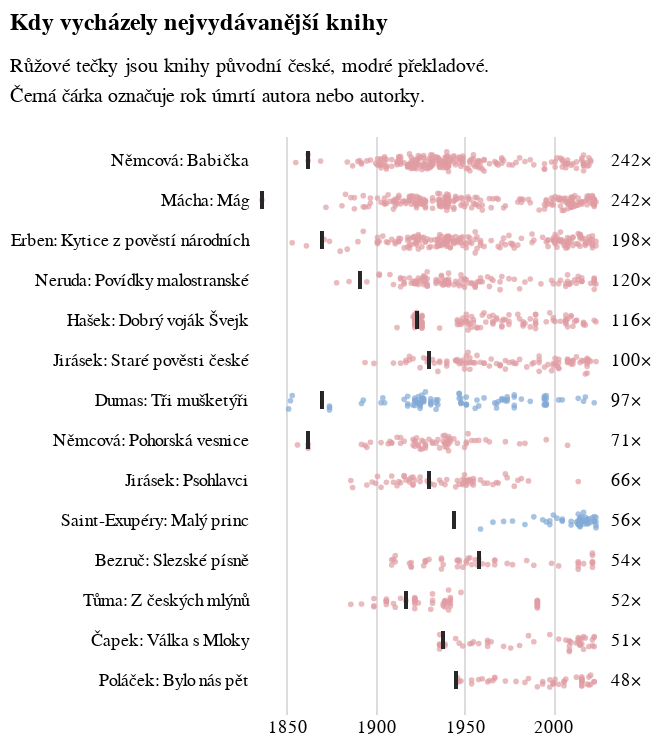

The notebook cell saved with this chart:
### Code cell
base = alt.Chart(
    alt_friendly(top_vyber),
    title=alt.Title(
        ['Kdy vycházely nejvydávanější knihy'],
        subtitle = ['Růžové tečky jsou knihy původní české, modré překladové.','Černá čárka označuje rok úmrtí autora nebo autorky.']
    )
)

kdy_umreli = alt.Chart(alt_friendly(top_vyber)).mark_tick(
    color='#292829',  # optional: you can specify color
    thickness=1.5,
    height=9
).encode(
    x=alt.X('umrti:T', title=None),
    y=alt.Y("kniha:N", sort=poradi_vyber, title=None, axis=alt.Axis(orient='left', domainOpacity=0, tickColor='white', labelExpr='split(datum.label, "× ")[1]')))

domaci = base.mark_circle(size=8).encode(
    x=alt.X('rok:T', title=None), 
    y=alt.Y('kniha:N', sort=poradi_vyber, title=None, axis=alt.Axis(orient='left', labels=False)),
    yOffset=alt.YOffset("jitter:Q", scale=alt.Scale(range=[3, 15])),
    color=alt.Color('kniha:N', scale=alt.Scale(range=['#E09DA3']), legend=None)
).transform_filter(
    (alt.datum.kniha != '97× Dumas: Tři mušketýři') & (alt.datum.kniha != '56× Saint-Exupéry: Malý princ')
).transform_calculate(jitter="sqrt(-2*log(random()))*cos(2*PI*random())")

zahranicni = base.mark_circle(size=8, color='#81A9D5').encode(
    x=alt.X('rok:T', title=None), 
    y=alt.Y('kniha:N', sort=poradi_vyber, title=None, axis=alt.Axis(orient='left', labels=False)),
    yOffset=alt.YOffset("jitter:Q", scale=alt.Scale(range=[3, 15])),
    color=alt.Color('kniha:N', scale=alt.Scale(range=['#81A9D5']), legend=None)
).transform_filter(
    (alt.datum.kniha == '97× Dumas: Tři mušketýři') | (alt.datum.kniha == '56× Saint-Exupéry: Malý princ')
).transform_calculate(jitter="sqrt(-2*log(random()))*cos(2*PI*random())")

pocty = base.mark_circle(size=0).encode(x=alt.X('rok:T', title=None), 
    y=alt.Y('kniha:N', sort=poradi_pocet, title=None, axis=alt.Axis(orient="right", tickColor='white', labelExpr='split(datum.label, " ")[0]')))

nejvydavanejsi = alt.layer(domaci, zahranicni, kdy_umreli, pocty).properties(
    width=kredity['sirka'], autosize={'type': 'fit', 'contains': 'padding'}
).configure_view(stroke='transparent').resolve_scale(color='independent',x="shared").resolve_axis(y='independent')

nejvydavanejsi

### Figure 1 — Vega-Lite specification as saved in the notebook (floating-point values rounded to 4 significant figures; data arrays with more than 128 entries replaced by an {"elided": "..."} marker saying what was removed)
{"config": {"title": {"font": "Noticia Text", "fontSize": 12, "anchor": "start", "lineHeight": 19, "fontWeight": "bolder", "subtitleFont": "Noticia Text", "subtitleFontSize": 10, "subtitleLineHeight": 15, "subtitlePadding": 10, "dy": -10}, "axis": {"labelFont": "Asap", "titleFont": "Asap", "fontWeight": "lighter", "titleFontWeight": "lighter", "labelFontSize": 9, "titleFontSize": 9, "labelPadding": 2, "titlePadding": 9, "domainOpacity": 0, "tickColor": "#DCDDD6"}, "legend": {"labelFont": "Asap", "labelFontWeight": "normal", "titleFont": "Asap", "titleFontWeight": "normal", "labelFontSize": 9, "titleFontSize": 9}, "view": {"stroke": "transparent"}}, "layer": [{"data": {"name": "data-fd65f4dcab7ee836d8024a58d7fe6a1a"}, "mark": {"type": "circle", "size": 8}, "encoding": {"color": {"field": "kniha", "legend": null, "scale": {"range": ["#E09DA3"]}, "type": "nominal"}, "x": {"field": "rok", "title": null, "type": "temporal"}, "y": {"axis": {"labels": false, "orient": "left"}, "field": "kniha", "sort": ["242× Němcová: Babička", "242× Mácha: Mág", "198× Erben: Kytice z pověstí národních", "120× Neruda: Povídky malostranské", "116× Hašek: Dobrý voják Švejk", "100× Jirásek: Staré pověsti české", "97× Dumas: Tři mušketýři", "71× Němcová: Pohorská vesnice", "66× Jirásek: Psohlavci", "56× Saint-Exupéry: Malý princ", "54× Bezruč: Slezské písně", "52× Tůma: Z českých mlýnů", "51× Čapek: Válka s Mloky", "48× Poláček: Bylo nás pět"], "title": null, "type": "nominal"}, "yOffset": {"field": "jitter", "scale": {"range": [3, 15]}, "type": "quantitative"}}, "title": {"text": ["Kdy vycházely nejvydávanější knihy"], "subtitle": ["Růžové tečky jsou knihy původní české, modré překladové.", "Černá čárka označuje rok úmrtí autora nebo autorky."]}, "transform": [{"filter": "((datum.kniha !== '97× Dumas: Tři mušketýři') && (datum.kniha !== '56× Saint-Exupéry: Malý princ'))"}, {"calculate": "sqrt(-2*log(random()))*cos(2*PI*random())", "as": "jitter"}]}, {"data": {"name": "data-fd65f4dcab7ee836d8024a58d7fe6a1a"}, "mark": {"type": "circle", "color": "#81A9D5", "size": 8}, "encoding": {"color": {"field": "kniha", "legend": null, "scale": {"range": ["#81A9D5"]}, "type": "nominal"}, "x": {"field": "rok", "title": null, "type": "temporal"}, "y": {"axis": {"labels": false, "orient": "left"}, "field": "kniha", "sort": ["242× Němcová: Babička", "242× Mácha: Mág", "198× Erben: Kytice z pověstí národních", "120× Neruda: Povídky malostranské", "116× Hašek: Dobrý voják Švejk", "100× Jirásek: Staré pověsti české", "97× Dumas: Tři mušketýři", "71× Němcová: Pohorská vesnice", "66× Jirásek: Psohlavci", "56× Saint-Exupéry: Malý princ", "54× Bezruč: Slezské písně", "52× Tůma: Z českých mlýnů", "51× Čapek: Válka s Mloky", "48× Poláček: Bylo nás pět"], "title": null, "type": "nominal"}, "yOffset": {"field": "jitter", "scale": {"range": [3, 15]}, "type": "quantitative"}}, "title": {"text": ["Kdy vycházely nejvydávanější knihy"], "subtitle": ["Růžové tečky jsou knihy původní české, modré překladové.", "Černá čárka označuje rok úmrtí autora nebo autorky."]}, "transform": [{"filter": "((datum.kniha === '97× Dumas: Tři mušketýři') || (datum.kniha === '56× Saint-Exupéry: Malý princ'))"}, {"calculate": "sqrt(-2*log(random()))*cos(2*PI*random())", "as": "jitter"}]}, {"data": {"name": "data-fd65f4dcab7ee836d8024a58d7fe6a1a"}, "mark": {"type": "tick", "color": "#292829", "height": 9, "thickness": 1.5}, "encoding": {"x": {"field": "umrti", "title": null, "type": "temporal"}, "y": {"axis": {"domainOpacity": 0, "labelExpr": "split(datum.label, \"× \")[1]", "orient": "left", "tickColor": "white"}, "field": "kniha", "sort": ["242× Němcová: Babička", "242× Mácha: Mág", "198× Erben: Kytice z pověstí národních", "120× Neruda: Povídky malostranské", "116× Hašek: Dobrý voják Švejk", "100× Jirásek: Staré pověsti české", "97× Dumas: Tři mušketýři", "71× Němcová: Pohorská vesnice", "66× Jirásek: Psohlavci", "56× Saint-Exupéry: Malý princ", "54× Bezruč: Slezské písně", "52× Tůma: Z českých mlýnů", "51× Čapek: Válka s Mloky", "48× Poláček: Bylo nás pět"], "title": null, "type": "nominal"}}}, {"data": {"name": "data-fd65f4dcab7ee836d8024a58d7fe6a1a"}, "mark": {"type": "circle", "size": 0}, "encoding": {"x": {"field": "rok", "title": null, "type": "temporal"}, "y": {"axis": {"labelExpr": "split(datum.label, \" \")[0]", "orient": "right", "tickColor": "white"}, "field": "kniha", "sort": [242, 242, 198, 120, 116, 100, 97, 71, 66, 56, 54, 52, 51, 48], "title": null, "type": "nominal"}}, "title": {"text": ["Kdy vycházely nejvydávanější knihy"], "subtitle": ["Růžové tečky jsou knihy původní české, modré překladové.", "Černá čárka označuje rok úmrtí autora nebo autorky."]}}], "autosize": {"type": "fit", "contains": "padding"}, "resolve": {"axis": {"y": "independent"}, "scale": {"color": "independent", "x": "shared"}}, "width": 330, "$schema": "https://vega.github.io/schema/vega-lite/v5.8.0.json", "datasets": {"data-fd65f4dcab7ee836d8024a58d7fe6a1a": {"elided": "1513 records"}}}
